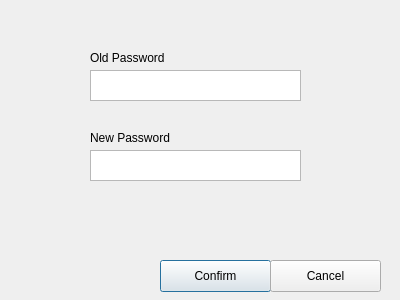
<?xml version="1.0" encoding="UTF-8"?>
<ui version="4.0">
 <class>UpdatePassword</class>
 <widget class="QDialog" name="UpdatePassword">
  <property name="geometry">
   <rect>
    <x>0</x>
    <y>0</y>
    <width>400</width>
    <height>300</height>
   </rect>
  </property>
  <property name="windowTitle">
   <string>Dialog</string>
  </property>
  <widget class="QTextEdit" name="old_password">
   <property name="geometry">
    <rect>
     <x>90</x>
     <y>70</y>
     <width>211</width>
     <height>31</height>
    </rect>
   </property>
  </widget>
  <widget class="QTextEdit" name="new_password">
   <property name="geometry">
    <rect>
     <x>90</x>
     <y>150</y>
     <width>211</width>
     <height>31</height>
    </rect>
   </property>
  </widget>
  <widget class="QPushButton" name="confirm_button">
   <property name="geometry">
    <rect>
     <x>160</x>
     <y>260</y>
     <width>111</width>
     <height>32</height>
    </rect>
   </property>
   <property name="text">
    <string>Confirm</string>
   </property>
  </widget>
  <widget class="QPushButton" name="cancel_button">
   <property name="geometry">
    <rect>
     <x>270</x>
     <y>260</y>
     <width>111</width>
     <height>32</height>
    </rect>
   </property>
   <property name="text">
    <string>Cancel</string>
   </property>
  </widget>
  <widget class="QLabel" name="label">
   <property name="geometry">
    <rect>
     <x>90</x>
     <y>50</y>
     <width>91</width>
     <height>16</height>
    </rect>
   </property>
   <property name="text">
    <string>Old Password</string>
   </property>
  </widget>
  <widget class="QLabel" name="label_2">
   <property name="geometry">
    <rect>
     <x>90</x>
     <y>130</y>
     <width>171</width>
     <height>16</height>
    </rect>
   </property>
   <property name="text">
    <string>New Password</string>
   </property>
  </widget>
 </widget>
 <resources/>
 <connections/>
</ui>
